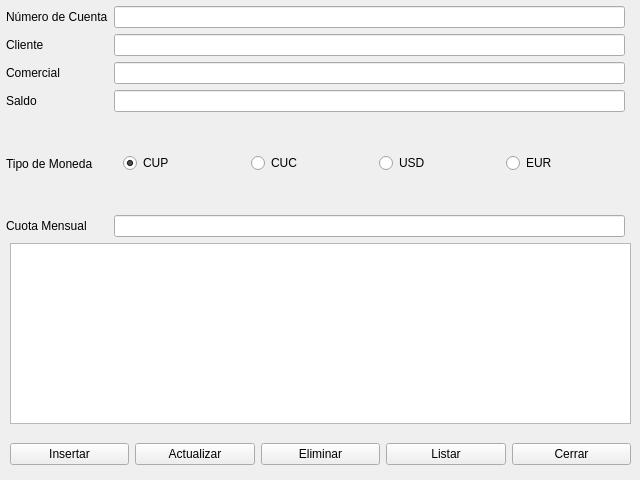
<?xml version="1.0" encoding="UTF-8"?>
<ui version="4.0">
 <class>Form</class>
 <widget class="QWidget" name="Form">
  <property name="geometry">
   <rect>
    <x>0</x>
    <y>0</y>
    <width>640</width>
    <height>480</height>
   </rect>
  </property>
  <property name="minimumSize">
   <size>
    <width>640</width>
    <height>480</height>
   </size>
  </property>
  <property name="maximumSize">
   <size>
    <width>640</width>
    <height>480</height>
   </size>
  </property>
  <property name="windowTitle">
   <string>Form</string>
  </property>
  <widget class="QWidget" name="widget" native="true">
   <property name="geometry">
    <rect>
     <x>6</x>
     <y>6</y>
     <width>631</width>
     <height>231</height>
    </rect>
   </property>
   <layout class="QGridLayout" name="gridLayout" columnstretch="0,0,0,0,0">
    <item row="3" column="2">
     <widget class="QLineEdit" name="txt_saldo"/>
    </item>
    <item row="4" column="2" colspan="3">
     <widget class="QWidget" name="widget_3" native="true">
      <layout class="QHBoxLayout" name="horizontalLayout">
       <item>
        <widget class="QRadioButton" name="rbtn_cup">
         <property name="text">
          <string>CUP</string>
         </property>
         <property name="checked">
          <bool>true</bool>
         </property>
        </widget>
       </item>
       <item>
        <widget class="QRadioButton" name="rbtn_cuc">
         <property name="text">
          <string>CUC</string>
         </property>
        </widget>
       </item>
       <item>
        <widget class="QRadioButton" name="rbtn_usd">
         <property name="text">
          <string>USD</string>
         </property>
        </widget>
       </item>
       <item>
        <widget class="QRadioButton" name="rbtn_eur">
         <property name="text">
          <string>EUR</string>
         </property>
        </widget>
       </item>
      </layout>
     </widget>
    </item>
    <item row="7" column="2">
     <widget class="QLineEdit" name="txt_cuota_mensual"/>
    </item>
    <item row="0" column="0">
     <widget class="QLabel" name="label">
      <property name="text">
       <string>Número de Cuenta</string>
      </property>
     </widget>
    </item>
    <item row="1" column="2">
     <widget class="QLineEdit" name="txt_cliente"/>
    </item>
    <item row="4" column="0">
     <widget class="QLabel" name="label_3">
      <property name="text">
       <string>Tipo de Moneda</string>
      </property>
     </widget>
    </item>
    <item row="2" column="0">
     <widget class="QLabel" name="label_5">
      <property name="text">
       <string>Comercial</string>
      </property>
     </widget>
    </item>
    <item row="7" column="0">
     <widget class="QLabel" name="label_7">
      <property name="text">
       <string>Cuota Mensual</string>
      </property>
     </widget>
    </item>
    <item row="0" column="2">
     <widget class="QLineEdit" name="txt_num_cuenta"/>
    </item>
    <item row="2" column="2">
     <widget class="QLineEdit" name="txt_comercial"/>
    </item>
    <item row="3" column="0">
     <widget class="QLabel" name="label_10">
      <property name="text">
       <string>Saldo</string>
      </property>
     </widget>
    </item>
    <item row="1" column="0">
     <widget class="QLabel" name="label_2">
      <property name="text">
       <string>Cliente</string>
      </property>
     </widget>
    </item>
   </layout>
  </widget>
  <widget class="QTableWidget" name="tabla">
   <property name="geometry">
    <rect>
     <x>10</x>
     <y>243</y>
     <width>621</width>
     <height>181</height>
    </rect>
   </property>
   <property name="editTriggers">
    <set>QAbstractItemView::NoEditTriggers</set>
   </property>
   <property name="sortingEnabled">
    <bool>true</bool>
   </property>
  </widget>
  <widget class="QWidget" name="layoutWidget">
   <property name="geometry">
    <rect>
     <x>10</x>
     <y>440</y>
     <width>621</width>
     <height>29</height>
    </rect>
   </property>
   <layout class="QHBoxLayout" name="horizontalLayout_2">
    <item>
     <widget class="QPushButton" name="btn_insertar">
      <property name="text">
       <string>Insertar</string>
      </property>
     </widget>
    </item>
    <item>
     <widget class="QPushButton" name="btn_actualizar">
      <property name="text">
       <string>Actualizar</string>
      </property>
     </widget>
    </item>
    <item>
     <widget class="QPushButton" name="btn_eliminar">
      <property name="text">
       <string>Eliminar</string>
      </property>
     </widget>
    </item>
    <item>
     <widget class="QPushButton" name="btn_listar">
      <property name="text">
       <string>Listar</string>
      </property>
     </widget>
    </item>
    <item>
     <widget class="QPushButton" name="btn_cerrar">
      <property name="text">
       <string>Cerrar</string>
      </property>
     </widget>
    </item>
   </layout>
  </widget>
 </widget>
 <resources/>
 <connections/>
</ui>
